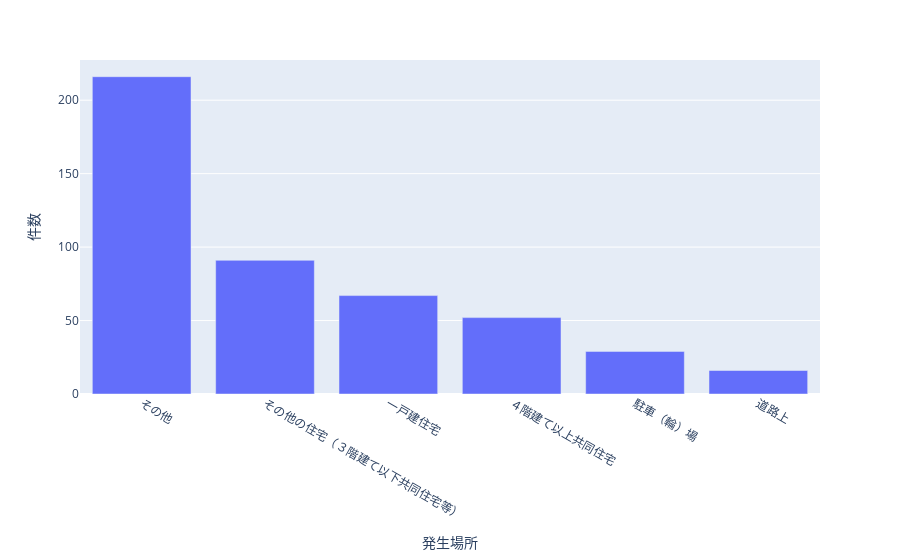

Notebook source saved alongside this figure:
### Code cell
fig = px.bar(time,x='発生場所',y='件数')
fig.show()

### Figure 1 — Plotly figure (JSON) as saved in the notebook; plotly's stock layout.template omitted (floating-point values rounded to 4 significant figures)
{"data": [{"alignmentgroup": "True", "hovertemplate": "発生場所=%{x}<br>件数=%{y}<extra></extra>", "legendgroup": "", "marker": {"color": "#636efa", "pattern": {"shape": ""}}, "name": "", "offsetgroup": "", "orientation": "v", "showlegend": false, "textposition": "auto", "type": "bar", "x": ["その他", "その他の住宅（３階建て以下共同住宅等）", "一戸建住宅", "４階建て以上共同住宅", "駐車（輪）場", "道路上"], "xaxis": "x", "y": [216, 91, 67, 52, 29, 16], "yaxis": "y"}], "layout": {"barmode": "relative", "legend": {"tracegroupgap": 0}, "margin": {"t": 60}, "xaxis": {"anchor": "y", "domain": [0, 1], "title": {"text": "発生場所"}}, "yaxis": {"anchor": "x", "domain": [0, 1], "title": {"text": "件数"}}}}
